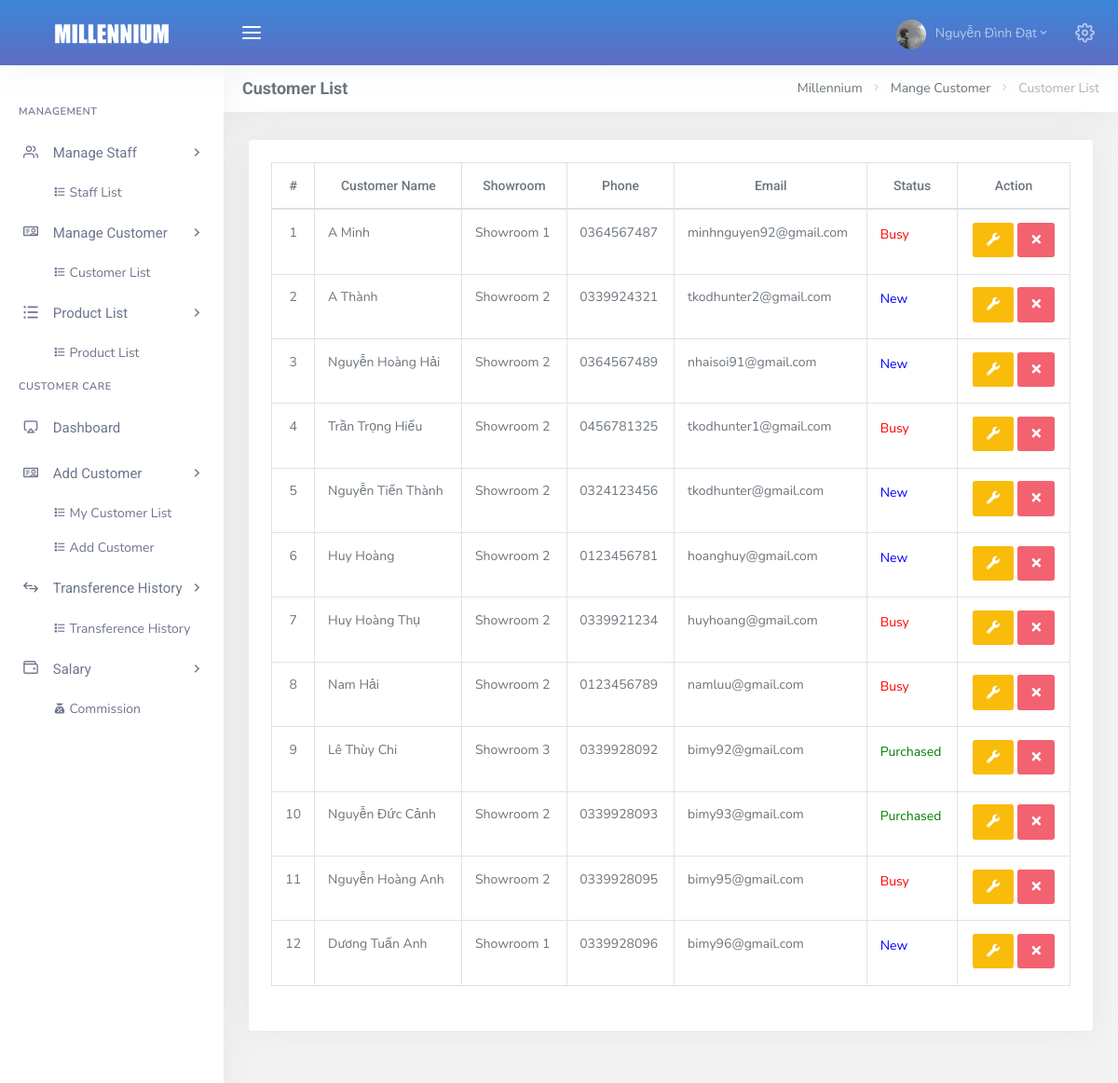
The page /admin/dashboard.php?page=list_customer (signed in) on the database its author committed.
### tables this page shows
CREATE TABLE `tbl_customer` (
  `id` int(11) NOT NULL,
  `name` varchar(50) NOT NULL,
  `showroom_id` int(11) NOT NULL,
  `phone` varchar(10) NOT NULL,
  `email` varchar(50) NOT NULL,
  `sex` varchar(5) NOT NULL,
  `birth` date NOT NULL DEFAULT '1970-01-01',
  `passw` varchar(50) NOT NULL,
  `avatar` varchar(50) NOT NULL DEFAULT 'guest.jpg',
  `create_at` datetime NOT NULL DEFAULT current_timestamp()
);

CREATE TABLE `tbl_showroom` (
  `showroom_id` int(11) NOT NULL,
  `title` varchar(50) NOT NULL,
  `addres` varchar(100) NOT NULL,
  `create_at` datetime NOT NULL DEFAULT current_timestamp()
);

### admin/Controller/Customer/Customer_c.php (called while the page is built)
<?php
    include_once("Model/Customer/Customer_m.php");
    class Customer_c extends Customer_m {
        private $customer;
        function __construct()
        {
            $this->customer = new Customer_m();
        }
        public function Customer () {
            $customer = $this->customer->getCustomer();
            include_once 'View/Customer/list_customer.php';
        }
    }

### admin/Config/myConfig.php (called while the page is built, shortened)
<?php
	class Connect{
		private $user = "root";
		private $pass = "";
		private $dns = "mysql:host=localhost;dbname=customer_care";
		function __construct(){
			try {
				$this->pdo = new PDO($this->dns, $this->user, $this->pass);
				$this->pdo->query("SET NAMES utf8");
			} catch (PDOException $e) {
				echo $e->getMessage();
				exit();
			}
		}
	}
 ?>

### admin/Model/Customer/Customer_m.php (called while the page is built, shortened)
<?php
    include_once("Config/myConfig.php");
    class Customer_m extends Connect {
        function __construct()
        {
            parent::__construct();
        }
        protected function getCustomer () {
            $sql = "SELECT
                        *
                    FROM
                        tbl_customer,
                        tbl_showroom,
                        tbl_care
                    WHERE
                        tbl_customer.showroom_id = tbl_showroom.showroom_id AND tbl_customer.id = tbl_care.customer_id
                    ORDER BY
                        tbl_customer.create_at
                    DESC
                        ";
            $pre = $this->pdo->prepare($sql);
            $pre->execute();
            $result = array();
            while ($row = $pre->fetch(PDO::FETCH_ASSOC)) {
                $result[] = $row;
            }
            return $result;
        }
    }

### admin/View/Customer/list_customer.php (the view, shortened to what this page needs)
<?php
  include_once("Controller/Customer/Customer_c.php");
 ?>
<div class="row">
  <div class="col-12">
    <div class="card-box table-responsive table_Cus">
        <table id="datatable_listcustomer" class="display table table-bordered dt-responsive nowrap" style="border-collapse: collapse; border-spacing: 0; width: 100%;">
          <thead>
            <tr class="text-center">
              <th>#</th>
              <th>Customer Name</th>
              <th>Showroom</th>
              <th>Phone</th>
              <th>Email</th>
              <th>Status</th>
              <th>Action</th>
            </tr>
          </thead>
          <tbody id="view_data">
            <?php
              $dem = 0;
              foreach ($customer as $key => $value) {
              ?>
                <tr>
                  <td class="text-center"><?php echo $dem+=1; ?></td>
                  <td><?php echo $value['name']; ?></td>
                  <td><?php echo $value['title']; ?></td>
                  <td><?php echo $value['phone']; ?></td>
                  <td><?php echo $value['email']; ?></td>
                  <td><?php
                      if ($value['status'] == 1) {
                          echo "<p style='color: red;'>Busy</p>";
                      }else if ($value['status'] == 2){
                          echo "<p style='color: green;'>Purchased</p>";
                      }else if ($value['status'] == 3){
                          echo "<p style='color: blue;'>New</p>";
                      }
                  ?></td>
                  <td class="text-center">
                    <button type="button" class="btn btn-icon waves-effect waves-light btn-warning" data-toggle="modal" data-target="#edit_customer<?= $value['id'] ?>" data-whatever="@getbootstrap" title="Modify"><span><i class="fas fa-wrench"></i></span></button>
                      <button class="btn btn-danger btn-icon waves-effect waves-light delCus" value="<?php echo $value['id']; ?>" title="Delete">
                        <i class="fas fa-times"></i>
                      </button>
                  </td>
                </tr>
              <?php
              }
             ?>
          </tbody>
      </table>
    </div>
  </div>
</div>

### rows shown on the page
tbl_customer: dem "1", name "A Minh", showroom.title "Showroom 1", phone "0364567487", email "minhnguyen92@gmail.com", shows "Busy", $value['id'] 176 (drawn)
tbl_customer: dem "2", name "A Thành", showroom.title "Showroom 2", phone "0339924321", email "tkodhunter2@gmail.com", shows "New", $value['id'] 174 (drawn)
tbl_customer: dem "3", name "Nguyễn Hoàng Hải", showroom.title "Showroom 2", phone "0364567489", email "nhaisoi91@gmail.com", shows "New", $value['id'] 156 (drawn)
tbl_customer: dem "4", name "Trần Trọng Hiếu", showroom.title "Showroom 2", phone "0456781325", email "tkodhunter1@gmail.com", shows "Busy", $value['id'] 155 (drawn)
tbl_customer: dem "5", name "Nguyễn Tiến Thành", showroom.title "Showroom 2", phone "0324123456", email "tkodhunter@gmail.com", shows "New", $value['id'] 153 (drawn)
tbl_customer: dem "6", name "Huy Hoàng", showroom.title "Showroom 2", phone "0123456781", email "hoanghuy@gmail.com", shows "New", $value['id'] 152 (drawn)
tbl_customer: dem "7", name "Huy Hoàng Thụ", showroom.title "Showroom 2", phone "0339921234", email "huyhoang@gmail.com", shows "Busy", $value['id'] 151 (drawn)
tbl_customer: dem "8", name "Nam Hải", showroom.title "Showroom 2", phone "0123456789", email "namluu@gmail.com", shows "Busy", $value['id'] 150 (drawn)
tbl_customer: dem "9", name "Lê Thùy Chi", showroom.title "Showroom 3", phone "0339928092", email "bimy92@gmail.com", shows "Purchased", $value['id'] 11 (drawn)
tbl_customer: dem "10", name "Nguyễn Đức Cảnh", showroom.title "Showroom 2", phone "0339928093", email "bimy93@gmail.com", shows "Purchased"
tbl_customer: dem "11", name "Nguyễn Hoàng Anh", showroom.title "Showroom 2", phone "0339928095", email "bimy95@gmail.com", shows "Busy", $value['id'] 8 (drawn)
tbl_customer: dem "12", name "Dương Tuấn Anh", showroom.title "Showroom 1", phone "0339928096", email "bimy96@gmail.com", shows "New", $value['id'] 7 (drawn)

### other values the page prints
$_SESSION['name'] "Nguyễn Đình Đạt"
